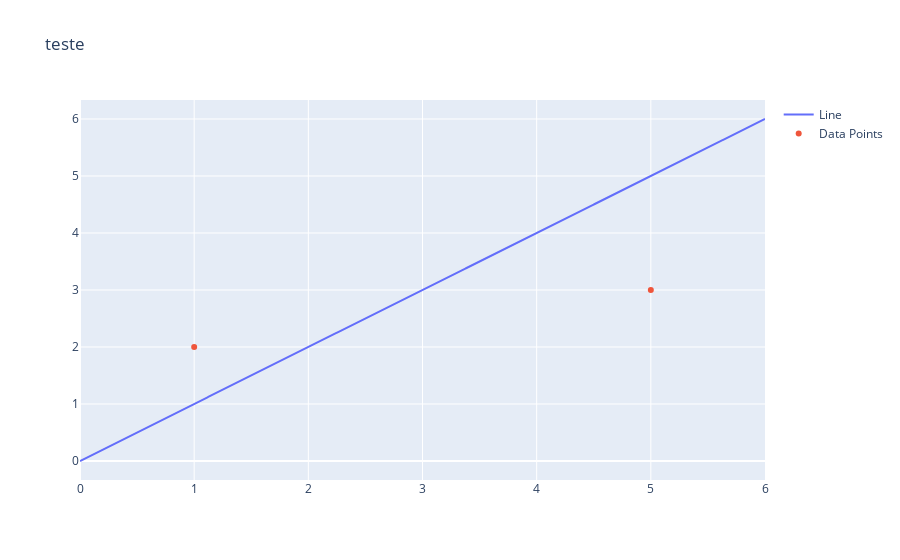

The notebook cell saved with this chart:
### Markdown cell above
## Código para geração de gráficos para teste

### Code cell
from typing import Callable
def plot_line_with_data_points(line_function: Callable[[np.ndarray], np.ndarray], x: np.ndarray, y: np.ndarray, title: str):
    x_line = np.linspace(np.min(x) - 1, np.max(x) + 1, 1000)
    y_line = line_function(x_line)
    fig = go.Figure()
    fig.add_trace(go.Scatter(x=x_line, y=y_line, mode='lines', name='Line'))
    fig.add_trace(go.Scatter(x=x, y=y, mode='markers', name='Data Points'))
    fig.update_layout(title=title)
    fig.show()

plot_line_with_data_points(lambda x: x, x_test_1, y_test_1, 'teste')

### Figure 1 — Plotly figure (JSON) as saved in the notebook; plotly's stock layout.template omitted (floating-point values rounded to 4 significant figures; data arrays with more than 128 entries replaced by an {"elided": "..."} marker saying what was removed)
{"data": [{"mode": "lines", "name": "Line", "type": "scatter", "x": {"elided": "1000 float values"}, "y": {"elided": "1000 float values"}}, {"mode": "markers", "name": "Data Points", "type": "scatter", "x": [1, 5], "y": [2, 3]}], "layout": {"title": {"text": "teste"}}}
